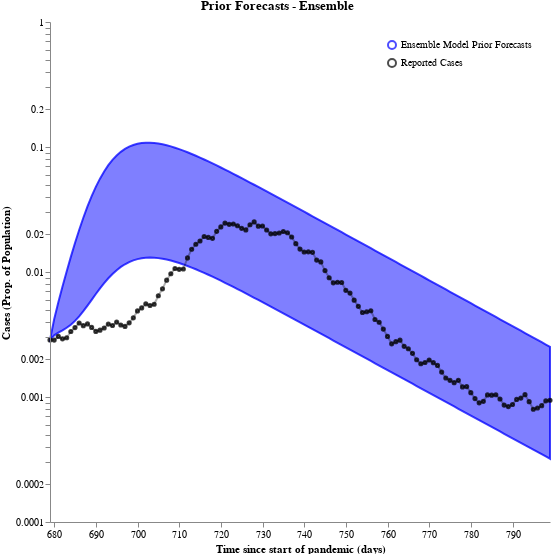

Notebook code for this chart:
### Code cell
# ensemble_prior_forecasts = sample(ensemble, all_timepoints, num_samples)

ensemble_prior_forecasts_df = convert_to_output_format(ensemble_prior_forecasts, all_timepoints, nice=True)
case_df = pd.DataFrame({"Reported Cases": plotting_cases, 
                        "timepoint": all_timepoints})
schema = plot_trajectories("Prior Forecasts - Ensemble", 
                           ensemble_prior_forecasts_df,
                            points=case_df,
                            subset=["Cases_sol"],
                            relabel={"Cases_sol": "Ensemble Model Prior Forecasts"},
                            colors={
                                "Ensemble Model Prior Forecasts": "blue",
                                "Reported Cases": "black",
                            })
plots.save_schema(schema, "_schema.json")
plots.ipy_display(schema)

### Figure 1 — Vega specification as saved in the notebook (floating-point values rounded to 4 significant figures)
{"$schema": "https://vega.github.io/schema/vega/v5.json", "axes": [{"name": "x_axis", "orient": "bottom", "scale": "xscale", "title": "Time since start of pandemic (days)", "zindex": 100}, {"name": "y_axis", "orient": "left", "scale": "yscale", "title": "Cases (Prop. of Population)", "zindex": 100}], "data": [{"name": "distributions", "values": [{"lower": 0.00286, "timepoint": 679, "trajectory": "Ensemble Model Prior Forecasts", "upper": 0.00286}, {"lower": 0.003112, "timepoint": 680, "trajectory": "Ensemble Model Prior Forecasts", "upper": 0.004184}, {"lower": 0.003276, "timepoint": 681, "trajectory": "Ensemble Model Prior Forecasts", "upper": 0.005725}, {"lower": 0.003418, "timepoint": 682, "trajectory": "Ensemble Model Prior Forecasts", "upper": 0.007655}, {"lower": 0.00358, "timepoint": 683, "trajectory": "Ensemble Model Prior Forecasts", "upper": 0.01011}, {"lower": 0.003789, "timepoint": 684, "trajectory": "Ensemble Model Prior Forecasts", "upper": 0.01321}, {"lower": 0.004064, "timepoint": 685, "trajectory": "Ensemble Model Prior Forecasts", "upper": 0.01704}, {"lower": 0.004419, "timepoint": 686, "trajectory": "Ensemble Model Prior Forecasts", "upper": 0.02168}, {"lower": 0.004859, "timepoint": 687, "trajectory": "Ensemble Model Prior Forecasts", "upper": 0.02716}, {"lower": 0.005385, "timepoint": 688, "trajectory": "Ensemble Model Prior Forecasts", "upper": 0.03344}, {"lower": 0.005992, "timepoint": 689, "trajectory": "Ensemble Model Prior Forecasts", "upper": 0.04043}, {"lower": 0.006668, "timepoint": 690, "trajectory": "Ensemble Model Prior Forecasts", "upper": 0.04796}, {"lower": 0.007395, "timepoint": 691, "trajectory": "Ensemble Model Prior Forecasts", "upper": 0.05582}, {"lower": 0.008151, "timepoint": 692, "trajectory": "Ensemble Model Prior Forecasts", "upper": 0.06376}, {"lower": 0.00891, "timepoint": 693, "trajectory": "Ensemble Model Prior Forecasts", "upper": 0.0715}, {"lower": 0.009649, "timepoint": 694, "trajectory": "Ensemble Model Prior Forecasts", "upper": 0.07882}, {"lower": 0.01035, "timepoint": 695, "trajectory": "Ensemble Model Prior Forecasts", "upper": 0.08551}, {"lower": 0.01098, "timepoint": 696, "trajectory": "Ensemble Model Prior Forecasts", "upper": 0.09142}, {"lower": 0.01154, "timepoint": 697, "trajectory": "Ensemble Model Prior Forecasts", "upper": 0.09645}, {"lower": 0.01201, "timepoint": 698, "trajectory": "Ensemble Model Prior Forecasts", "upper": 0.1006}, {"lower": 0.01239, "timepoint": 699, "trajectory": "Ensemble Model Prior Forecasts", "upper": 0.1037}, {"lower": 0.01268, "timepoint": 700, "trajectory": "Ensemble Model Prior Forecasts", "upper": 0.106}, {"lower": 0.01288, "timepoint": 701, "trajectory": "Ensemble Model Prior Forecasts", "upper": 0.1075}, {"lower": 0.013, "timepoint": 702, "trajectory": "Ensemble Model Prior Forecasts", "upper": 0.1082}, {"lower": 0.01303, "timepoint": 703, "trajectory": "Ensemble Model Prior Forecasts", "upper": 0.1082}, {"lower": 0.013, "timepoint": 704, "trajectory": "Ensemble Model Prior Forecasts", "upper": 0.1077}, {"lower": 0.01291, "timepoint": 705, "trajectory": "Ensemble Model Prior Forecasts", "upper": 0.1066}, {"lower": 0.01277, "timepoint": 706, "trajectory": "Ensemble Model Prior Forecasts", "upper": 0.1051}, {"lower": 0.01257, "timepoint": 707, "trajectory": "Ensemble Model Prior Forecasts", "upper": 0.1032}, {"lower": 0.01235, "timepoint": 708, "trajectory": "Ensemble Model Prior Forecasts", "upper": 0.1011}, {"lower": 0.01209, "timepoint": 709, "trajectory": "Ensemble Model Prior Forecasts", "upper": 0.09874}, {"lower": 0.0118, "timepoint": 710, "trajectory": "Ensemble Model Prior Forecasts", "upper": 0.0962}, {"lower": 0.0115, "timepoint": 711, "trajectory": "Ensemble Model Prior Forecasts", "upper": 0.09354}, {"lower": 0.01118, "timepoint": 712, "trajectory": "Ensemble Model Prior Forecasts", "upper": 0.09078}, {"lower": 0.01085, "timepoint": 713, "trajectory": "Ensemble Model Prior Forecasts", "upper": 0.08797}, {"lower": 0.01051, "timepoint": 714, "trajectory": "Ensemble Model Prior Forecasts", "upper": 0.08513}, {"lower": 0.01018, "timepoint": 715, "trajectory": "Ensemble Model Prior Forecasts", "upper": 0.08228}, {"lower": 0.009839, "timepoint": 716, "trajectory": "Ensemble Model Prior Forecasts", "upper": 0.07945}, {"lower": 0.009502, "timepoint": 717, "trajectory": "Ensemble Model Prior Forecasts", "upper": 0.07665}, {"lower": 0.009168, "timepoint": 718, "trajectory": "Ensemble Model Prior Forecasts", "upper": 0.07389}, {"lower": 0.008839, "timepoint": 719, "trajectory": "Ensemble Model Prior Forecasts", "upper": 0.07118}, {"lower": 0.008516, "timepoint": 720, "trajectory": "Ensemble Model Prior Forecasts", "upper": 0.06853}, {"lower": 0.0082, "timepoint": 721, "trajectory": "Ensemble Model Prior Forecasts", "upper": 0.06594}, {"lower": 0.007892, "timepoint": 722, "trajectory": "Ensemble Model Prior Forecasts", "upper": 0.06342}, {"lower": 0.007592, "timepoint": 723, "trajectory": "Ensemble Model Prior Forecasts", "upper": 0.06098}, {"lower": 0.0073, "timepoint": 724, "trajectory": "Ensemble Model Prior Forecasts", "upper": 0.05861}, {"lower": 0.007017, "timepoint": 725, "trajectory": "Ensemble Model Prior Forecasts", "upper": 0.05631}, {"lower": 0.006743, "timepoint": 726, "trajectory": "Ensemble Model Prior Forecasts", "upper": 0.05409}, {"lower": 0.006477, "timepoint": 727, "trajectory": "Ensemble Model Prior Forecasts", "upper": 0.05195}, {"lower": 0.006221, "timepoint": 728, "trajectory": "Ensemble Model Prior Forecasts", "upper": 0.04988}, {"lower": 0.005974, "timepoint": 729, "trajectory": "Ensemble Model Prior Forecasts", "upper": 0.04789}, {"lower": 0.005735, "timepoint": 730, "trajectory": "Ensemble Model Prior Forecasts", "upper": 0.04597}, {"lower": 0.005506, "timepoint": 731, "trajectory": "Ensemble Model Prior Forecasts", "upper": 0.04411}, {"lower": 0.005284, "timepoint": 732, "trajectory": "Ensemble Model Prior Forecasts", "upper": 0.04233}, {"lower": 0.005071, "timepoint": 733, "trajectory": "Ensemble Model Prior Forecasts", "upper": 0.04062}, {"lower": 0.004866, "timepoint": 734, "trajectory": "Ensemble Model Prior Forecasts", "upper": 0.03897}, {"lower": 0.004669, "timepoint": 735, "trajectory": "Ensemble Model Prior Forecasts", "upper": 0.03739}, {"lower": 0.00448, "timepoint": 736, "trajectory": "Ensemble Model Prior Forecasts", "upper": 0.03586}, {"lower": 0.004298, "timepoint": 737, "trajectory": "Ensemble Model Prior Forecasts", "upper": 0.0344}, {"lower": 0.004123, "timepoint": 738, "trajectory": "Ensemble Model Prior Forecasts", "upper": 0.033}, {"lower": 0.003955, "timepoint": 739, "trajectory": "Ensemble Model Prior Forecasts", "upper": 0.03165}, {"lower": 0.003793, "timepoint": 740, "trajectory": "Ensemble Model Prior Forecasts", "upper": 0.03035}, {"lower": 0.003638, "timepoint": 741, "trajectory": "Ensemble Model Prior Forecasts", "upper": 0.02911}, {"lower": 0.003489, "timepoint": 742, "trajectory": "Ensemble Model Prior Forecasts", "upper": 0.02791}, {"lower": 0.003347, "timepoint": 743, "trajectory": "Ensemble Model Prior Forecasts", "upper": 0.02677}, {"lower": 0.00321, "timepoint": 744, "trajectory": "Ensemble Model Prior Forecasts", "upper": 0.02567}, {"lower": 0.003078, "timepoint": 745, "trajectory": "Ensemble Model Prior Forecasts", "upper": 0.02461}, {"lower": 0.002952, "timepoint": 746, "trajectory": "Ensemble Model Prior Forecasts", "upper": 0.0236}, {"lower": 0.002831, "timepoint": 747, "trajectory": "Ensemble Model Prior Forecasts", "upper": 0.02263}, {"lower": 0.002715, "timepoint": 748, "trajectory": "Ensemble Model Prior Forecasts", "upper": 0.0217}, {"lower": 0.002604, "timepoint": 749, "trajectory": "Ensemble Model Prior Forecasts", "upper": 0.02081}, {"lower": 0.002497, "timepoint": 750, "trajectory": "Ensemble Model Prior Forecasts", "upper": 0.01995}, {"lower": 0.002394, "timepoint": 751, "trajectory": "Ensemble Model Prior Forecasts", "upper": 0.01913}, {"lower": 0.002296, "timepoint": 752, "trajectory": "Ensemble Model Prior Forecasts", "upper": 0.01834}, {"lower": 0.002202, "timepoint": 753, "trajectory": "Ensemble Model Prior Forecasts", "upper": 0.01758}, {"lower": 0.002111, "timepoint": 754, "trajectory": "Ensemble Model Prior Forecasts", "upper": 0.01686}, {"lower": 0.002025, "timepoint": 755, "trajectory": "Ensemble Model Prior Forecasts", "upper": 0.01616}, {"lower": 0.001942, "timepoint": 756, "trajectory": "Ensemble Model Prior Forecasts", "upper": 0.01549}, {"lower": 0.001862, "timepoint": 757, "trajectory": "Ensemble Model Prior Forecasts", "upper": 0.01486}, {"lower": 0.001785, "timepoint": 758, "trajectory": "Ensemble Model Prior Forecasts", "upper": 0.01424}, {"lower": 0.001712, "timepoint": 759, "trajectory": "Ensemble Model Prior Forecasts", "upper": 0.01365}, {"lower": 0.001642, "timepoint": 760, "trajectory": "Ensemble Model Prior Forecasts", "upper": 0.01309}, {"lower": 0.001574, "timepoint": 761, "trajectory": "Ensemble Model Prior Forecasts", "upper": 0.01255}, {"lower": 0.00151, "timepoint": 762, "trajectory": "Ensemble Model Prior Forecasts", "upper": 0.01203}, {"lower": 0.001448, "timepoint": 763, "trajectory": "Ensemble Model Prior Forecasts", "upper": 0.01153}, {"lower": 0.001388, "timepoint": 764, "trajectory": "Ensemble Model Prior Forecasts", "upper": 0.01106}, {"lower": 0.001331, "timepoint": 765, "trajectory": "Ensemble Model Prior Forecasts", "upper": 0.0106}, {"lower": 0.001277, "timepoint": 766, "trajectory": "Ensemble Model Prior Forecasts", "upper": 0.01016}, {"lower": 0.001224, "timepoint": 767, "trajectory": "Ensemble Model Prior Forecasts", "upper": 0.009742}, {"lower": 0.001174, "timepoint": 768, "trajectory": "Ensemble Model Prior Forecasts", "upper": 0.00934}, {"lower": 0.001126, "timepoint": 769, "trajectory": "Ensemble Model Prior Forecasts", "upper": 0.008954}, {"lower": 0.001079, "timepoint": 770, "trajectory": "Ensemble Model Prior Forecasts", "upper": 0.008583}, {"lower": 0.001035, "timepoint": 771, "trajectory": "Ensemble Model Prior Forecasts", "upper": 0.008228}, {"lower": 0.0009927, "timepoint": 772, "trajectory": "Ensemble Model Prior Forecasts", "upper": 0.007888}, {"lower": 0.000952, "timepoint": 773, "trajectory": "Ensemble Model Prior Forecasts", "upper": 0.007562}, {"lower": 0.0009129, "timepoint": 774, "trajectory": "Ensemble Model Prior Forecasts", "upper": 0.007249}, {"lower": 0.0008754, "timepoint": 775, "trajectory": "Ensemble Model Prior Forecasts", "upper": 0.00695}, {"lower": 0.0008395, "timepoint": 776, "trajectory": "Ensemble Model Prior Forecasts", "upper": 0.006662}, {"lower": 0.0008051, "timepoint": 777, "trajectory": "Ensemble Model Prior Forecasts", "upper": 0.006387}, {"lower": 0.0007721, "timepoint": 778, "trajectory": "Ensemble Model Prior Forecasts", "upper": 0.006122}, {"lower": 0.0007404, "timepoint": 779, "trajectory": "Ensemble Model Prior Forecasts", "upper": 0.005869}, {"lower": 0.00071, "timepoint": 780, "trajectory": "Ensemble Model Prior Forecasts", "upper": 0.005626}, {"lower": 0.0006809, "timepoint": 781, "trajectory": "Ensemble Model Prior Forecasts", "upper": 0.005394}, {"lower": 0.000653, "timepoint": 782, "trajectory": "Ensemble Model Prior Forecasts", "upper": 0.00517}, {"lower": 0.0006262, "timepoint": 783, "trajectory": "Ensemble Model Prior Forecasts", "upper": 0.004957}, {"lower": 0.0006006, "timepoint": 784, "trajectory": "Ensemble Model Prior Forecasts", "upper": 0.004752}, {"lower": 0.0005759, "timepoint": 785, "trajectory": "Ensemble Model Prior Forecasts", "upper": 0.004555}, {"lower": 0.0005523, "timepoint": 786, "trajectory": "Ensemble Model Prior Forecasts", "upper": 0.004366}, {"lower": 0.0005297, "timepoint": 787, "trajectory": "Ensemble Model Prior Forecasts", "upper": 0.004186}, {"lower": 0.000508, "timepoint": 788, "trajectory": "Ensemble Model Prior Forecasts", "upper": 0.004013}, {"lower": 0.0004872, "timepoint": 789, "trajectory": "Ensemble Model Prior Forecasts", "upper": 0.003847}, {"lower": 0.0004672, "timepoint": 790, "trajectory": "Ensemble Model Prior Forecasts", "upper": 0.003687}, {"lower": 0.0004481, "timepoint": 791, "trajectory": "Ensemble Model Prior Forecasts", "upper": 0.003535}, {"lower": 0.0004298, "timepoint": 792, "trajectory": "Ensemble Model Prior Forecasts", "upper": 0.003389}, {"lower": 0.0004122, "timepoint": 793, "trajectory": "Ensemble Model Prior Forecasts", "upper": 0.003248}, {"lower": 0.0003953, "timepoint": 794, "trajectory": "Ensemble Model Prior Forecasts", "upper": 0.003114}, {"lower": 0.0003791, "timepoint": 795, "trajectory": "Ensemble Model Prior Forecasts", "upper": 0.002985}, {"lower": 0.0003636, "timepoint": 796, "trajectory": "Ensemble Model Prior Forecasts", "upper": 0.002862}, {"lower": 0.0003487, "timepoint": 797, "trajectory": "Ensemble Model Prior Forecasts", "upper": 0.002743}, {"lower": 0.0003345, "timepoint": 798, "trajectory": "Ensemble Model Prior Forecasts", "upper": 0.00263}, {"lower": 0.0003208, "timepoint": 799, "trajectory": "Ensemble Model Prior Forecasts", "upper": 0.002521}]}, {"name": "traces", "transform": [{"expr": "isValid(datum.value)", "type": "filter"}], "values": []}, {"name": "points", "values": [{"sample_id": 0, "timepoint": 679, "trajectory": "Reported Cases", "value": 0.00286}, {"sample_id": 0, "timepoint": 680, "trajectory": "Reported Cases", "value": 0.002851}, {"sample_id": 0, "timepoint": 681, "trajectory": "Reported Cases", "value": 0.003051}, {"sample_id": 0, "timepoint": 682, "trajectory": "Reported Cases", "value": 0.002919}, {"sample_id": 0, "timepoint": 683, "trajectory": "Reported Cases", "value": 0.002978}, {"sample_id": 0, "timepoint": 684, "trajectory": "Reported Cases", "value": 0.00334}, {"sample_id": 0, "timepoint": 685, "trajectory": "Reported Cases", "value": 0.003593}, {"sample_id": 0, "timepoint": 686, "trajectory": "Reported Cases", "value": 0.003907}, {"sample_id": 0, "timepoint": 687, "trajectory": "Reported Cases", "value": 0.003723}, {"sample_id": 0, "timepoint": 688, "trajectory": "Reported Cases", "value": 0.003843}, {"sample_id": 0, "timepoint": 689, "trajectory": "Reported Cases", "value": 0.003604}, {"sample_id": 0, "timepoint": 690, "trajectory": "Reported Cases", "value": 0.003349}, {"sample_id": 0, "timepoint": 691, "trajectory": "Reported Cases", "value": 0.003425}, {"sample_id": 0, "timepoint": 692, "trajectory": "Reported Cases", "value": 0.003563}, {"sample_id": 0, "timepoint": 693, "trajectory": "Reported Cases", "value": 0.003831}, {"sample_id": 0, "timepoint": 694, "trajectory": "Reported Cases", "value": 0.003732}, {"sample_id": 0, "timepoint": 695, "trajectory": "Reported Cases", "value": 0.003974}, {"sample_id": 0, "timepoint": 696, "trajectory": "Reported Cases", "value": 0.00377}, {"sample_id": 0, "timepoint": 697, "trajectory": "Reported Cases", "value": 0.00367}, {"sample_id": 0, "timepoint": 698, "trajectory": "Reported Cases", "value": 0.003922}, {"sample_id": 0, "timepoint": 699, "trajectory": "Reported Cases", "value": 0.004298}, {"sample_id": 0, "timepoint": 700, "trajectory": "Reported Cases", "value": 0.004884}, {"sample_id": 0, "timepoint": 701, "trajectory": "Reported Cases", "value": 0.005158}, {"sample_id": 0, "timepoint": 702, "trajectory": "Reported Cases", "value": 0.005565}, {"sample_id": 0, "timepoint": 703, "trajectory": "Reported Cases", "value": 0.005392}, {"sample_id": 0, "timepoint": 704, "trajectory": "Reported Cases", "value": 0.005517}, {"sample_id": 0, "timepoint": 705, "trajectory": "Reported Cases", "value": 0.006461}, {"sample_id": 0, "timepoint": 706, "trajectory": "Reported Cases", "value": 0.007337}, {"sample_id": 0, "timepoint": 707, "trajectory": "Reported Cases", "value": 0.008603}, {"sample_id": 0, "timepoint": 708, "trajectory": "Reported Cases", "value": 0.009678}, {"sample_id": 0, "timepoint": 709, "trajectory": "Reported Cases", "value": 0.01067}, {"sample_id": 0, "timepoint": 710, "trajectory": "Reported Cases", "value": 0.0105}, {"sample_id": 0, "timepoint": 711, "trajectory": "Reported Cases", "value": 0.01057}, {"sample_id": 0, "timepoint": 712, "trajectory": "Reported Cases", "value": 0.01296}, {"sample_id": 0, "timepoint": 713, "trajectory": "Reported Cases", "value": 0.0152}, {"sample_id": 0, "timepoint": 714, "trajectory": "Reported Cases", "value": 0.01668}, {"sample_id": 0, "timepoint": 715, "trajectory": "Reported Cases", "value": 0.0177}, {"sample_id": 0, "timepoint": 716, "trajectory": "Reported Cases", "value": 0.01922}, {"sample_id": 0, "timepoint": 717, "trajectory": "Reported Cases", "value": 0.01892}, {"sample_id": 0, "timepoint": 718, "trajectory": "Reported Cases", "value": 0.0186}, {"sample_id": 0, "timepoint": 719, "trajectory": "Reported Cases", "value": 0.02114}, {"sample_id": 0, "timepoint": 720, "trajectory": "Reported Cases", "value": 0.02293}, {"sample_id": 0, "timepoint": 721, "trajectory": "Reported Cases", "value": 0.02461}, {"sample_id": 0, "timepoint": 722, "trajectory": "Reported Cases", "value": 0.02407}, {"sample_id": 0, "timepoint": 723, "trajectory": "Reported Cases", "value": 0.02423}, {"sample_id": 0, "timepoint": 724, "trajectory": "Reported Cases", "value": 0.02344}, {"sample_id": 0, "timepoint": 725, "trajectory": "Reported Cases", "value": 0.02236}, {"sample_id": 0, "timepoint": 726, "trajectory": "Reported Cases", "value": 0.02171}, {"sample_id": 0, "timepoint": 727, "trajectory": "Reported Cases", "value": 0.02389}, {"sample_id": 0, "timepoint": 728, "trajectory": "Reported Cases", "value": 0.02514}, {"sample_id": 0, "timepoint": 729, "trajectory": "Reported Cases", "value": 0.02326}, {"sample_id": 0, "timepoint": 730, "trajectory": "Reported Cases", "value": 0.02332}, {"sample_id": 0, "timepoint": 731, "trajectory": "Reported Cases", "value": 0.02168}, {"sample_id": 0, "timepoint": 732, "trajectory": "Reported Cases", "value": 0.02019}, {"sample_id": 0, "timepoint": 733, "trajectory": "Reported Cases", "value": 0.02028}, {"sample_id": 0, "timepoint": 734, "trajectory": "Reported Cases", "value": 0.02051}, {"sample_id": 0, "timepoint": 735, "trajectory": "Reported Cases", "value": 0.02109}, {"sample_id": 0, "timepoint": 736, "trajectory": "Reported Cases", "value": 0.02061}, {"sample_id": 0, "timepoint": 737, "trajectory": "Reported Cases", "value": 0.01905}, {"sample_id": 0, "timepoint": 738, "trajectory": "Reported Cases", "value": 0.01686}, {"sample_id": 0, "timepoint": 739, "trajectory": "Reported Cases", "value": 0.01526}, {"sample_id": 0, "timepoint": 740, "trajectory": "Reported Cases", "value": 0.01444}, {"sample_id": 0, "timepoint": 741, "trajectory": "Reported Cases", "value": 0.01449}, {"sample_id": 0, "timepoint": 742, "trajectory": "Reported Cases", "value": 0.01436}, {"sample_id": 0, "timepoint": 743, "trajectory": "Reported Cases", "value": 0.01245}, {"sample_id": 0, "timepoint": 744, "trajectory": "Reported Cases", "value": 0.01203}, {"sample_id": 0, "timepoint": 745, "trajectory": "Reported Cases", "value": 0.01026}, {"sample_id": 0, "timepoint": 746, "trajectory": "Reported Cases", "value": 0.009}, {"sample_id": 0, "timepoint": 747, "trajectory": "Reported Cases", "value": 0.008186}, {"sample_id": 0, "timepoint": 748, "trajectory": "Reported Cases", "value": 0.00828}, {"sample_id": 0, "timepoint": 749, "trajectory": "Reported Cases", "value": 0.008238}, {"sample_id": 0, "timepoint": 750, "trajectory": "Reported Cases", "value": 0.007139}, {"sample_id": 0, "timepoint": 751, "trajectory": "Reported Cases", "value": 0.006782}, {"sample_id": 0, "timepoint": 752, "trajectory": "Reported Cases", "value": 0.005956}, {"sample_id": 0, "timepoint": 753, "trajectory": "Reported Cases", "value": 0.00531}, {"sample_id": 0, "timepoint": 754, "trajectory": "Reported Cases", "value": 0.004745}, {"sample_id": 0, "timepoint": 755, "trajectory": "Reported Cases", "value": 0.004811}, {"sample_id": 0, "timepoint": 756, "trajectory": "Reported Cases", "value": 0.004898}, {"sample_id": 0, "timepoint": 757, "trajectory": "Reported Cases", "value": 0.00417}, {"sample_id": 0, "timepoint": 758, "trajectory": "Reported Cases", "value": 0.00396}, {"sample_id": 0, "timepoint": 759, "trajectory": "Reported Cases", "value": 0.003493}, {"sample_id": 0, "timepoint": 760, "trajectory": "Reported Cases", "value": 0.00305}, {"sample_id": 0, "timepoint": 761, "trajectory": "Reported Cases", "value": 0.002663}, {"sample_id": 0, "timepoint": 762, "trajectory": "Reported Cases", "value": 0.002773}, {"sample_id": 0, "timepoint": 763, "trajectory": "Reported Cases", "value": 0.002848}, {"sample_id": 0, "timepoint": 764, "trajectory": "Reported Cases", "value": 0.002544}, {"sample_id": 0, "timepoint": 765, "trajectory": "Reported Cases", "value": 0.002434}, {"sample_id": 0, "timepoint": 766, "trajectory": "Reported Cases", "value": 0.002235}, {"sample_id": 0, "timepoint": 767, "trajectory": "Reported Cases", "value": 0.001986}, {"sample_id": 0, "timepoint": 768, "trajectory": "Reported Cases", "value": 0.001844}, {"sample_id": 0, "timepoint": 769, "trajectory": "Reported Cases", "value": 0.001887}, {"sample_id": 0, "timepoint": 770, "trajectory": "Reported Cases", "value": 0.001976}, {"sample_id": 0, "timepoint": 771, "trajectory": "Reported Cases", "value": 0.001882}, {"sample_id": 0, "timepoint": 772, "trajectory": "Reported Cases", "value": 0.001789}, {"sample_id": 0, "timepoint": 773, "trajectory": "Reported Cases", "value": 0.001582}, {"sample_id": 0, "timepoint": 774, "trajectory": "Reported Cases", "value": 0.00142}, {"sample_id": 0, "timepoint": 775, "trajectory": "Reported Cases", "value": 0.001359}, {"sample_id": 0, "timepoint": 776, "trajectory": "Reported Cases", "value": 0.001303}, {"sample_id": 0, "timepoint": 777, "trajectory": "Reported Cases", "value": 0.001358}, {"sample_id": 0, "timepoint": 778, "trajectory": "Reported Cases", "value": 0.001204}, {"sample_id": 0, "timepoint": 779, "trajectory": "Reported Cases", "value": 0.001211}, {"sample_id": 0, "timepoint": 780, "trajectory": "Reported Cases", "value": 0.001083}, {"sample_id": 0, "timepoint": 781, "trajectory": "Reported Cases", "value": 0.0009712}, {"sample_id": 0, "timepoint": 782, "trajectory": "Reported Cases", "value": 0.0008982}, {"sample_id": 0, "timepoint": 783, "trajectory": "Reported Cases", "value": 0.0009231}, {"sample_id": 0, "timepoint": 784, "trajectory": "Reported Cases", "value": 0.001039}, {"sample_id": 0, "timepoint": 785, "trajectory": "Reported Cases", "value": 0.001035}, {"sample_id": 0, "timepoint": 786, "trajectory": "Reported Cases", "value": 0.001042}, {"sample_id": 0, "timepoint": 787, "trajectory": "Reported Cases", "value": 0.0009643}, {"sample_id": 0, "timepoint": 788, "trajectory": "Reported Cases", "value": 0.0008619}, {"sample_id": 0, "timepoint": 789, "trajectory": "Reported Cases", "value": 0.0008386}, {"sample_id": 0, "timepoint": 790, "trajectory": "Reported Cases", "value": 0.0008709}, {"sample_id": 0, "timepoint": 791, "trajectory": "Reported Cases", "value": 0.000957}, {"sample_id": 0, "timepoint": 792, "trajectory": "Reported Cases", "value": 0.0009805}, {"sample_id": 0, "timepoint": 793, "trajectory": "Reported Cases", "value": 0.001043}, {"sample_id": 0, "timepoint": 794, "trajectory": "Reported Cases", "value": 0.0009183}, {"sample_id": 0, "timepoint": 795, "trajectory": "Reported Cases", "value": 0.0007978}, {"sample_id": 0, "timepoint": 796, "trajectory": "Reported Cases", "value": 0.0008161}, {"sample_id": 0, "timepoint": 797, "trajectory": "Reported Cases", "value": 0.0008521}, {"sample_id": 0, "timepoint": 798, "trajectory": "Reported Cases", "value": 0.0009318}, {"sample_id": 0, "timepoint": 799, "trajectory": "Reported Cases", "value": 0.0009424}]}, {"name": "markers", "values": []}, {"name": "selected", "on": [{"remove": true, "trigger": "clear"}, {"remove": true, "trigger": "!shift"}, {"insert": "clicked", "trigger": "!shift && clicked"}, {"toggle": "clicked", "trigger": "shift && clicked"}]}], "height": 500, "legends": [{"encode": {"labels": {"interactive": true, "name": "legendLabel", "update": {"opacity": [{"test": "!length(data('selected')) || indata('selected', 'value', datum.value)", "value": 1}, {"value": 0.25}]}}, "symbols": {"interactive": true, "name": "legendSymbol", "update": {"fill": {"value": "transparent"}, "opacity": [{"test": "!length(data('selected')) || indata('selected', 'value', datum.value)", "value": 0.7}, {"value": 0.15}], "size": {"value": 64}, "strokeWidth": {"value": 2}}}}, "name": "color_legend", "orient": "top-right", "stroke": "color"}], "marks": [{"from": {"facet": {"data": "points", "groupby": "trajectory", "name": "points_split"}}, "marks": [{"encode": {"hover": {"fillOpacity": {"value": 0.9}}, "update": {"fill": {"field": "trajectory", "scale": "color"}, "fillOpacity": [{"test": "!length(data('selected')) || indata('selected', 'value', datum.trajectory)", "value": 0.5}, {"value": 0.15}], "size": {"value": 10}, "stroke": {"field": "trajectory", "scale": "color"}, "strokeOpacity": [{"test": "!length(data('selected')) || indata('selected', 'value', datum.trajectory)", "value": 0.75}, {"value": 0.15}], "strokeWidth": {"value": 2}, "tooltip": {"field": "value"}, "x": {"field": "timepoint", "scale": "xscale"}, "y": {"field": "value", "scale": "yscale"}}}, "from": {"data": "points"}, "name": "_points_symbol", "type": "symbol", "zindex": 3}, {"encode": {"hover": {"fillOpacity": {"value": 0.9}}, "update": {"interpolate": {"value": "linear"}, "stroke": {"field": "trajectory", "scale": "color"}, "strokeOpacity": [{"test": "!length(data('selected')) || indata('selected', 'value', datum.trajectory)", "value": 0.3}, {"value": 0.1}], "strokeWidth": {"value": 2}, "x": {"field": "timepoint", "scale": "xscale"}, "y": {"field": "value", "scale": "yscale"}}}, "from": {"data": "points"}, "name": "_points_line", "type": "line", "zindex": 3}], "name": "_points", "type": "group", "zindex": 3}, {"from": {"facet": {"data": "traces", "groupby": "trajectory", "name": "traces_split"}}, "marks": [{"encode": {"hover": {"fillOpacity": {"value": 0.9}}, "update": {"interpolate": {"value": "linear"}, "stroke": {"field": "trajectory", "scale": "color"}, "strokeOpacity": [{"test": "!length(data('selected')) || indata('selected', 'value', datum.trajectory)", "value": 0.75}, {"value": 0.15}], "strokeWidth": {"value": 2}, "x": {"field": "timepoint", "scale": "xscale"}, "y": {"field": "value", "scale": "yscale"}}}, "from": {"data": "traces_split"}, "name": "_traces_lines", "type": "line"}], "name": "_traces", "type": "group", "zindex": 2}, {"from": {"facet": {"data": "distributions", "groupby": "trajectory", "name": "trajectory_split"}}, "marks": [{"encode": {"hover": {"fillOpacity": {"value": 0.9}}, "update": {"fill": {"field": "trajectory", "scale": "color"}, "fillOpacity": [{"test": "!length(data('selected')) || indata('selected', 'value', datum.trajectory)", "value": 0.5}, {"value": 0.15}], "interpolate": {"value": "linear"}, "stroke": {"field": "trajectory", "scale": "color"}, "strokeOpacity": [{"test": "!length(data('selected')) || indata('selected', 'value', datum.trajectory)", "value": 0.75}, {"value": 0.15}], "strokeWidth": {"value": 2}, "x": {"field": "timepoint", "scale": "xscale"}, "y": {"field": "upper", "scale": "yscale"}, "y2": {"field": "lower", "scale": "yscale"}}}, "from": {"data": "trajectory_split"}, "type": "area"}], "name": "_distributions", "type": "group", "zindex": 1}, {"marks": [{"encode": {"enter": {"stroke": {"value": "lightgray"}}, "update": {"opacity": {"value": 1}, "x": {"field": "timepoint", "scale": "xscale"}, "y": {"signal": "height"}, "y2": {"value": 0}}}, "from": {"data": "markers"}, "name": "_marker text", "type": "rule"}, {"encode": {"enter": {"fontSize": {"value": 8}, "text": {"field": "datum.label"}, "y": {"value": 0}}}, "from": {"data": "_marker text"}, "name": "_marker flags", "transform": [{"as": ["x", "_y", "opacity", "align", "baseline"], "lineAnchor": "start", "offset": [1], "size": {"signal": "[width, height]"}, "type": "label"}], "type": "text"}], "name": "_markers", "type": "group"}], "scales": [{"domain": {"fields": [{"data": "distributions", "field": "timepoint"}, {"data": "traces", "field": "timepoint"}, {"data": "points", "field": "timepoint"}, {"data": "markers", "field": "timepoint"}]}, "name": "xscale", "range": "width", "type": "linear", "zero": false}, {"domain": {"fields": [{"data": "distributions", "field": "lower"}, {"data": "distributions", "field": "upper"}, {"data": "traces", "field": "value"}, {"data": "points", "field": "value"}]}, "name": "yscale", "nice": true, "range": "height", "type": "log", "zero": false}, {"domain": ["Ensemble Model Prior Forecasts", "Reported Cases"], "name": "color", "range": ["blue", "black"], "type": "ordinal"}], "signals": [{"name": "clear", "on": [{"events": "mouseup[!event.item]", "force": true, "update": "true"}], "value": true}, {"name": "shift", "on": [{"events": "@legendSymbol:click, @legendLabel:click", "force": true, "update": "event.shiftKey"}], "value": false}, {"name": "clicked", "on": [{"events": "@legendSymbol:click, @legendLabel:click", "force": true, "update": "{value: datum.value}"}], "value": null}], "title": "Prior Forecasts - Ensemble", "width": 500}
